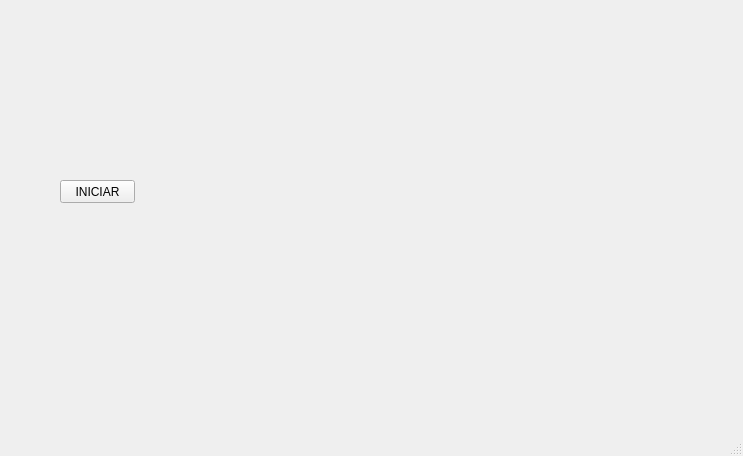
<?xml version="1.0" encoding="UTF-8"?>
<ui version="4.0">
 <class>MainWindow</class>
 <widget class="QMainWindow" name="MainWindow">
  <property name="geometry">
   <rect>
    <x>0</x>
    <y>0</y>
    <width>743</width>
    <height>456</height>
   </rect>
  </property>
  <property name="windowTitle">
   <string>MainWindow</string>
  </property>
  <widget class="QWidget" name="centralwidget">
   <widget class="QLabel" name="label">
    <property name="geometry">
     <rect>
      <x>40</x>
      <y>40</y>
      <width>161</width>
      <height>81</height>
     </rect>
    </property>
    <property name="text">
     <string/>
    </property>
    <property name="pixmap">
     <pixmap>../Imagenes/uat-logo.jpg</pixmap>
    </property>
    <property name="scaledContents">
     <bool>true</bool>
    </property>
   </widget>
   <widget class="QLabel" name="label_2">
    <property name="geometry">
     <rect>
      <x>560</x>
      <y>30</y>
      <width>141</width>
      <height>121</height>
     </rect>
    </property>
    <property name="text">
     <string/>
    </property>
    <property name="pixmap">
     <pixmap>../Imagenes/Fi.png</pixmap>
    </property>
    <property name="scaledContents">
     <bool>true</bool>
    </property>
   </widget>
   <widget class="QLabel" name="label_4">
    <property name="geometry">
     <rect>
      <x>690</x>
      <y>470</y>
      <width>161</width>
      <height>151</height>
     </rect>
    </property>
    <property name="text">
     <string/>
    </property>
    <property name="pixmap">
     <pixmap>../Imagenes/Xd.jpg</pixmap>
    </property>
    <property name="scaledContents">
     <bool>true</bool>
    </property>
   </widget>
   <widget class="QPushButton" name="btn_iniciar">
    <property name="geometry">
     <rect>
      <x>60</x>
      <y>180</y>
      <width>75</width>
      <height>23</height>
     </rect>
    </property>
    <property name="text">
     <string>INICIAR</string>
    </property>
   </widget>
   <widget class="QLabel" name="imagen">
    <property name="geometry">
     <rect>
      <x>280</x>
      <y>150</y>
      <width>211</width>
      <height>201</height>
     </rect>
    </property>
    <property name="text">
     <string/>
    </property>
    <property name="pixmap">
     <pixmap>../Imagenes/xd1.jpg</pixmap>
    </property>
    <property name="scaledContents">
     <bool>true</bool>
    </property>
   </widget>
  </widget>
  <widget class="QMenuBar" name="menubar">
   <property name="geometry">
    <rect>
     <x>0</x>
     <y>0</y>
     <width>743</width>
     <height>21</height>
    </rect>
   </property>
  </widget>
  <widget class="QStatusBar" name="statusbar"/>
 </widget>
 <resources>
  <include location="../Imagenes/Recursos.qrc"/>
 </resources>
 <connections/>
</ui>
